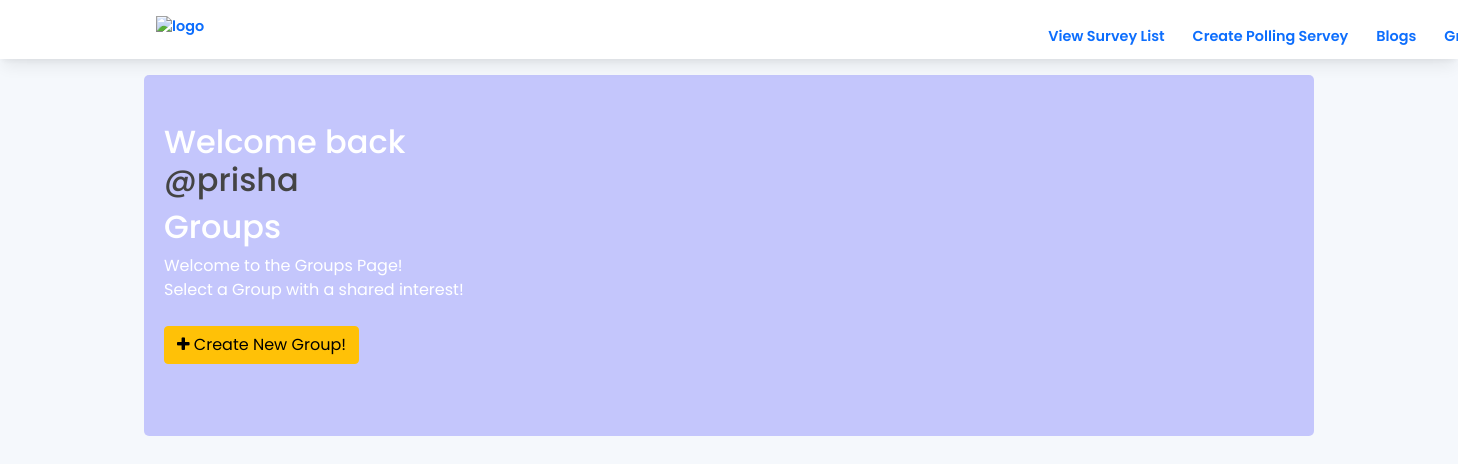
The app's page /groups/ (signed in), older data.
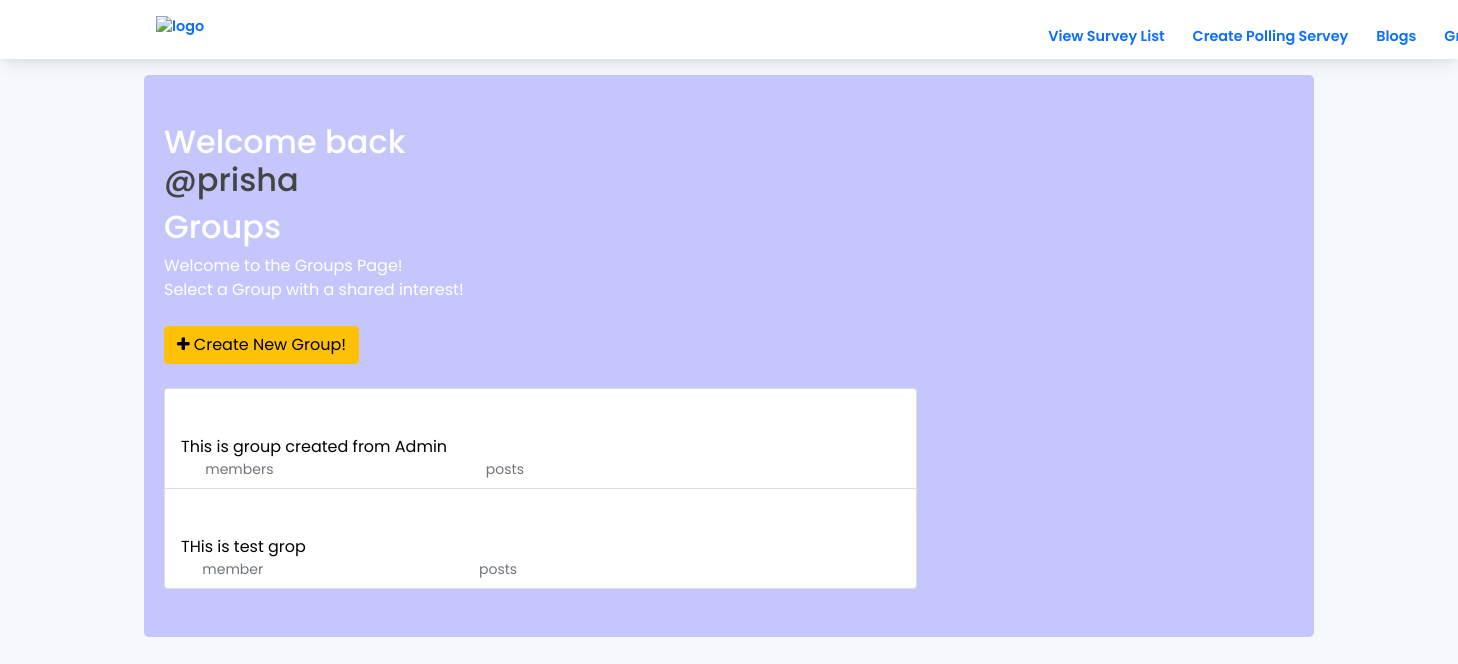
The same page, newer data.
### groups/models.py (models this page shows, shortened)
class Group(models.Model):
    name = models.CharField(max_length=255, unique=True)
    slug = models.SlugField(allow_unicode=True, unique=True)
    description = models.TextField(blank=True, default='')
    description_html = models.TextField(editable=False, default='', blank=True)
    members = models.ManyToManyField(User,through="GroupMember")
    class Meta:
        ordering = ["name"]

### groups/views.py (the view)
# urls.py: path('', views.ListGroups.as_view(), name="all"),
class ListGroups(generic.ListView):
    model = Group

### groups/templates/groups/group_list.html (shortened to what this page needs)
{% include "header.html" %}
{% block header %}
<div class="container py-5 big-padding custom_css">
<div class="col-md-4">
	<div class="content">
		{% if user.is_authenticated %}
		<h2>
			Welcome back
			<a href="{% url 'posts:for_user' username=user.username %}">@{{user.username }}</a>
		</h2>
    {% endif %}
			<h2>Groups</h2>
			<p>Welcome to the Groups Page! <br>Select a Group with a shared interest!</p>
	</div>
	{% if user.is_authenticated %}
	<a href="{% url 'groups:create' %}" class="btn btn-warning" role="button"><span class="fa fa-plus"></span> Create New Group!</a>
	{% endif %}
</div>
{% endblock %}
{% block group_content %}
<div class="col-md-8">
	<div class="list-group">
		{% for group in object_list %}
		<a href="{% url 'groups:single' slug=group.slug %}"
		class="list-group-item list-group-item-action flex-column align-items-start">
			<h3 class="mb-1">{{ group.name }}</h3>
			<p class="mb-1">{{ group.description_html|safe }}</p>
			<div class="d-flex w-40 justify-content-between">
				<small class="text-muted"><span class="badge badge-secondary">
					{{ group.members.count }}</span> member{{ group.members.count|pluralize }}</small>
				<small class="text-muted"><span class="badge badge-secondary">
					{{ group.posts.count }}</span> post{{ group.posts.count|pluralize }}</small>
			</div>
		</a>
		{% endfor %}
	</div>
</div>
</div>
{% endblock %}

Row changes from the older to the newer data that the page shows:
added Group: description_html "This is group created from Admin"
added Group: description_html "THis is test grop"
